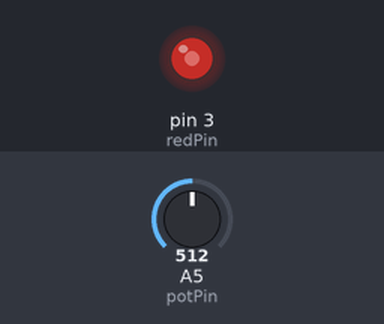
Bench run of a sketch on a simulated Arduino Uno, built with avr-gcc and run on an emulated ATmega328P. Shown: output pins drawn as LEDs (lit = HIGH). Inputs (shaded band) come from the test bench; at power-on: A5 (potPin) = 512.

Above: at 1.2 s.
1.3 s: A5 (potPin) set to 716
At 2.5 s:
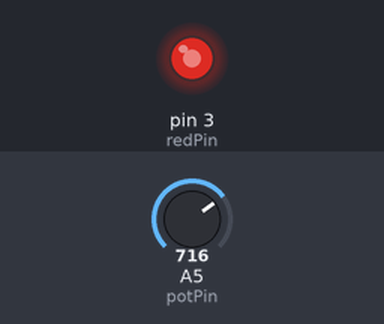
2.8 s: A5 (potPin) set to 900
At 3.8 s:
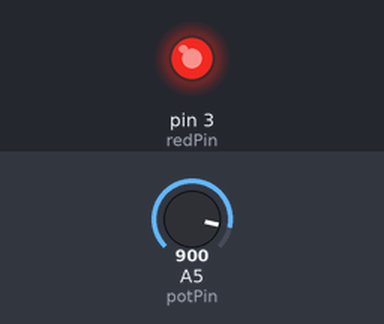
4.3 s: A5 (potPin) set to 122
At 5.0 s:
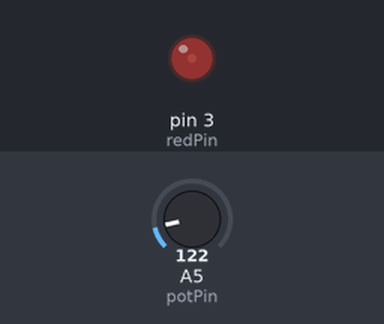
5.8 s: A5 (potPin) set to 0
At 6.1 s:
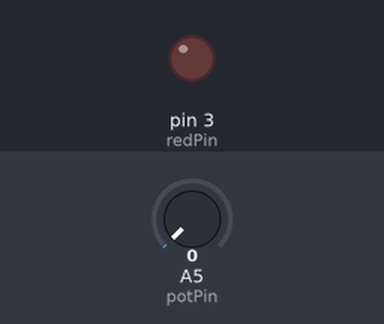
7.3 s: A5 (potPin) set to 511
At 8.5 s:
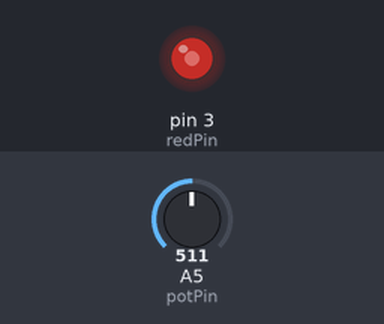
Timing chart, 0 to 9.8 s (numbered marks = the images above; inputs shaded):
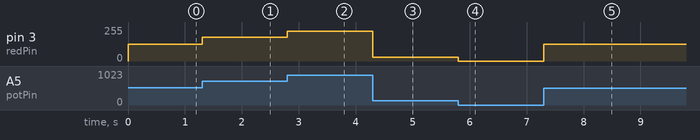

The sketch:

Potentiometer_Controlled_LED.ino
```cpp
int potPin= A5;
int redPin = 3;

void setup(){
  pinMode(redPin,OUTPUT);
  pinMode(potPin,INPUT);

}

void loop(){
  int potVal= map(analogRead(potPin),0,1023,0,255);
  analogWrite(redPin,potVal);

}
```

Measured:
- after the input at 1.3 s, pin 3 (redPin): 127/255 → 178/255 at once
- after the input at 2.8 s, pin 3 (redPin): 178/255 → 224/255 at once
- after the input at 4.3 s, pin 3 (redPin): 224/255 → 30/255 at once
- after the input at 5.8 s, pin 3 (redPin): 30/255 → 0/255 at once
- after the input at 7.3 s, pin 3 (redPin): 0/255 → 127/255 at once
